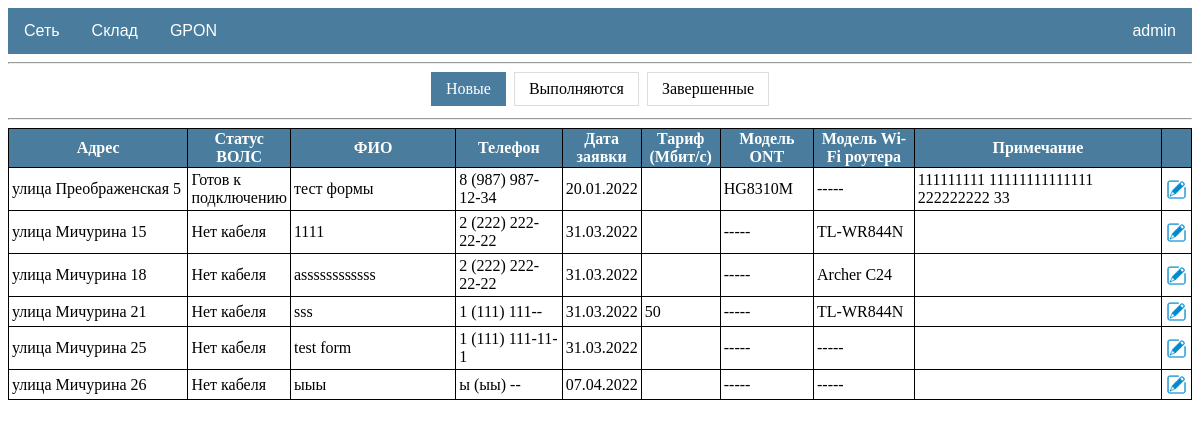
The page /gpon/requests/new/ (signed in) on the database its author committed.
### gpon/models.py (models this page shows, shortened)
class Request(models.Model):
    address = models.OneToOneField(House, on_delete=models.CASCADE, verbose_name='Адрес')
    name = models.CharField(max_length=50, verbose_name='ФИО')
    phone = models.CharField(max_length=50, verbose_name='Телефон')
    date_req = models.DateField(auto_now_add=True, verbose_name='Дата заявки')
    date_con = models.DateTimeField(blank=True, null=True, verbose_name='Дата подключения')
    tariff = models.ForeignKey(Tariff, on_delete=models.CASCADE, blank=True, null=True, verbose_name='Тариф')
    tariff_cost = models.IntegerField(default=0, verbose_name='Стоимость тарифа')
    ont = models.ForeignKey(Product, on_delete=models.CASCADE, blank=True, null=True, related_name='ont', verbose_name='Модель ONT')
    router = models.ForeignKey(Product, on_delete=models.CASCADE, blank=True, null=True, related_name='router', verbose_name='Модель Wi-Fi роутера')
    router_cost = models.IntegerField(default=0, verbose_name='Стоимость роутера')
    cord = models.ForeignKey(Product, on_delete=models.CASCADE, blank=True, null=True, related_name='cord', verbose_name='Патч-корд')
    whose_cord = models.BooleanField(default=False, verbose_name='Абонентский')  # Если True, то патч абонента
    discount = models.PositiveIntegerField(default=0, verbose_name='Скидка')
    cost_con = models.PositiveIntegerField(default=0, verbose_name='Стоимость подключения')
    installer = models.ManyToManyField(User, blank=True, related_name='installer', verbose_name='Монтажники')
    manager = models.ForeignKey(User, blank=True, null=True, on_delete=models.CASCADE, related_name='manager', verbose_name='Менеджер')
    note = models.TextField(blank=True, verbose_name='Примечание')
    status = models.BooleanField(default=False)
    class Meta:
        ordering = ['id']

class House(models.Model):
    cable = 'Нет кабеля'
    welding = 'Необходима сварка'
    ready = 'Готов к подключению'
    type = [(cable, 'Нет кабеля'), (welding, 'Необходима сварка'), (ready, 'Готов к подключению')]
    district = models.ForeignKey(District, blank=True, null=True, on_delete=models.CASCADE, verbose_name='Район')
    address = models.OneToOneField(Address, on_delete=models.CASCADE, unique=True, verbose_name='Адрес')
    status = models.CharField(max_length=20, choices=type, default=cable, verbose_name='Статус')
    note = models.TextField(blank=True, verbose_name='Примечание')
    time = models.DateTimeField(auto_now=True, verbose_name='Дата изменения')
    class Meta:
        ordering = ['address']
    def __str__(self):
        return f'{self.address}'

class Tariff(models.Model):
    name = models.CharField(max_length=50, unique=True, verbose_name='Название тарифа')
    speed = models.IntegerField(default='100', verbose_name='Скорость Мбит/с')
    price = models.IntegerField(verbose_name='Стоимость тарифа')
    is_active = models.BooleanField(default=True)

### addressbook/models.py (models this page shows)
class Address(models.Model):
    avenue = 'проспект'
    street = 'улица'
    boulevard = 'бульвар'
    passage = 'проезд'
    lane = 'переулок'
    highway = 'шоссе'
    list = [(avenue, 'проспект'), (street, 'улица'), (boulevard, 'бульвар'), (passage, 'проезд'),
            (lane, 'переулок'), (highway, 'шоссе')]
    address_type = models.CharField(max_length=10, choices=list, default=street, verbose_name='Тип')
    address_name = models.CharField(max_length=50, verbose_name='Название')
    address_house = models.CharField(max_length=5, verbose_name='Номер дома')
    class Meta:
        ordering = ['address_type', 'address_name', 'address_house']
        unique_together = ('address_type', 'address_name', 'address_house')
    def __str__(self):
        return f'{self.address_type} {self.address_name} {self.address_house}'

### storage/models.py (models this page shows, shortened)
class Product(models.Model):
    category = models.ForeignKey(Category, on_delete=models.CASCADE, verbose_name='Категория')
    type = models.ForeignKey(Type, on_delete=models.CASCADE, verbose_name='Тип')
    name = models.CharField(max_length=50, unique=True, verbose_name='Название')
    image = models.ImageField(default='default.jpg')
    quality = models.PositiveIntegerField(default=0, verbose_name='Количество')
    price = models.PositiveIntegerField(default=0, verbose_name='Цена')
    description = models.CharField(max_length=100, blank=True, verbose_name='Описание')
    slug = models.SlugField(max_length=100, unique=True, verbose_name='URL')
    def __str__(self):
        return f'{self.name}'

### gpon/views.py (the view)
# urls.py: path('requests/new/', RequestList.as_view(template_name='gpon/requests_new.html'), name='requests_new'),
class RequestList(LoginRequiredMixin, ListView):
    model = Request
    context_object_name = 'requests'
    paginate_by = 50
    """
    Переопределяем queryset в зависимости от url запроса.
    """
    def get_queryset(self):
        qs = self.model.objects.all()
        url = self.request.get_full_path()
        if 'new' in url:
            qs = qs.filter(status='False', date_con__isnull=True).order_by('date_req')
        elif 'in-progress' in url:
            qs = qs.filter(status='False').exclude(date_con__isnull=True).order_by('date_con')
        elif 'completed' in url:
            qs = qs.filter(status='True').order_by('-date_con')
        return qs

### templates/gpon/requests_new.html
{%extends 'default.html' %}
{% block content %}
<hr>
<div class="center">
  <div class="menu-status">
    <a class="active" href="{% url 'requests_new' %}">Новые</a>
    <a href="{% url 'requests_in_progress' %}">Выполняются</a>
    <a href="{% url 'requests_completed' %}">Завершенные</a>
  </div>
</div>
<hr>
{%  if requests %}
    <table class="table_gpon">
        <tr>
            <th style="width: 220px">
                Адрес
            </th>
            <th>
                Статус ВОЛС
            </th>
            <th style="width: 220px">
                ФИО
            </th>
            <th style="width: 130px">
                Телефон
            </th>
            <th style="width: 60px">
                Дата заявки
            </th>
            <th style="width: 90px">
                Тариф (Мбит/с)
            </th>
            <th style="width: 100px">
                Модель ONT
            </th>
            <th style="width: 120px">
                Модель Wi-Fi роутера
            </th>
            <th style="width: 350px">
               Примечание
            </th>
            <th style="width: 20px">
            </th>
        </tr>
    {% for house in requests %}
        <tr>
            <td style="text-align: left">
                {{ house.address }}
            </td>
            <td>
                {{ house.address.status }}
            </td>
            <td style="text-align: left">
                {{ house.name }}
            </td>
            <td>
                {{ house.phone }}
            </td>
            <td>
                {{ house.date_req|date:'d.m.Y' }}
            </td>
            <td>
                {{ house.tariff.speed }}
            </td>
            <td>
                {% if house.ont is None %}
                    -----
                {% else %}
                    {{ house.ont }}
                {% endif %}
            </td>
            <td>
                {% if house.router is None %}
                    -----
                {% else %}
                    {{ house.router }}
                {% endif %}
            </td>
            <td style="text-align: left">
                {{ house.note }}
            </td>
            <td>
                <a href="{% url 'request_update' house.pk %}" title="Изменить">
                    <img src="/static/images/icon_edit.png" width="23" height="23">
                </a>
            </td>
        </tr>
    {% endfor %}
    </table>
{%  else %}
    <h2 class="center">Заявок нет</h2>
{% endif %}
<br>
{% include "pagination.html" %}
{% endblock content %}

### templates/default.html (shortened to what this page needs)
{% load static %}
<!DOCTYPE html>
<html lang="en" xmlns="http://www.w3.org/1999/html">
<head>
  <link href="{% static 'css/default.css'%}" rel="stylesheet">
</head>
<div class="navbar">
  <div class="dropdown">
    <button class="dropbtn">Сеть
    </button>
  </div>
  <div class="dropdown">
    <button class="dropbtn">Склад
    </button>
  </div>
  <div class="dropdown">
    <button class="dropbtn">GPON
    </button>
  </div>
  <div class="dropdown-pro">
    <button class="dropbtn-pro">{{ user.username }}
    </button>
  </div>
</div>
<body>
{% block content %}
{% endblock content %}
</body>
</html>

### static/css/default.css (style rules this page uses)
.navbar { overflow: hidden; background-color: #497c9d; font-family: Arial, Helvetica, sans-serif; }
.dropdown { float: left; overflow: hidden; }
.dropdown .dropbtn { font-size: 16px; border: none; outline: none; color: white; padding: 14px 16px; background-color: inherit; font-family: inherit; margin: 0; }
.dropdown-pro { float: right; overflow: hidden; }
.dropdown-pro .dropbtn-pro { font-size: 16px; border: none; outline: none; color: white; padding: 14px 16px; background-color: inherit; font-family: inherit; margin: 0; }
button { cursor: pointer; }
.table_default th, td { position: relative; border: 1px solid black; padding: 5px; word-wrap:break-word; }
.table_detail th, td { border: 1px solid black; padding: 1px 3px; word-wrap:break-word; }
.switch-detail th, td { border: 1px solid black; padding: 1px 3px; word-wrap:break-word; }
.switch-form th, td { border: 1px solid black; padding: 1px 3px; word-wrap:break-word; }
.table_gpon { border-collapse: collapse; border-spacing: 1px; table-layout: fixed; margin: auto; }
.table_gpon th { border: 1px solid black; padding: 1px 3px; word-wrap:break-word; background: #497c9d; color: #fff; }
.table_gpon td { padding: 3px; }
.table_gpon td a { text-decoration: none; color: #497c9d; }
.table_gpon td a img { vertical-align: middle; }
.table_gpon_form th, td { border: 1px solid black; padding: 1px 3px; word-wrap:break-word; }
.center { text-align: center; }
.menu-status { display: inline-block; }
.menu-status a { color: black; float: left; padding: 7px 14px; text-decoration: none; transition: background-color .3s; border: 1px solid #ddd; margin: 0 4px; }
.menu-status a.active { background-color: #497c9d; color: white; border: 1px solid #497c9d; }

### rows shown on the page
Request: address "улица Преображенская 5", address.status "Готов к подключению", name "тест формы", phone "8 (987) 987-12-34", date_req "20.01.2022", ont "HG8310M", note "111111111 11111111111111 222222222 33"
Request: address "улица Мичурина 15", address.status "Нет кабеля", name "1111", phone "2 (222) 222-22-22", date_req "31.03.2022", router "TL-WR844N"
Request: address "улица Мичурина 18", address.status "Нет кабеля", name "assssssssssss", phone "2 (222) 222-22-22", date_req "31.03.2022", router "Archer C24"
Request: address "улица Мичурина 21", address.status "Нет кабеля", name "sss", phone "1 (111) 111--", date_req "31.03.2022", tariff.speed "50", router "TL-WR844N"
Request: address "улица Мичурина 25", address.status "Нет кабеля", name "test form", phone "1 (111) 111-11-1", date_req "31.03.2022"
Request: address "улица Мичурина 26", address.status "Нет кабеля", name "ыыы", phone "ы (ыы) --", date_req "07.04.2022"

### other values the page prints
{{ user.username }} "admin"
